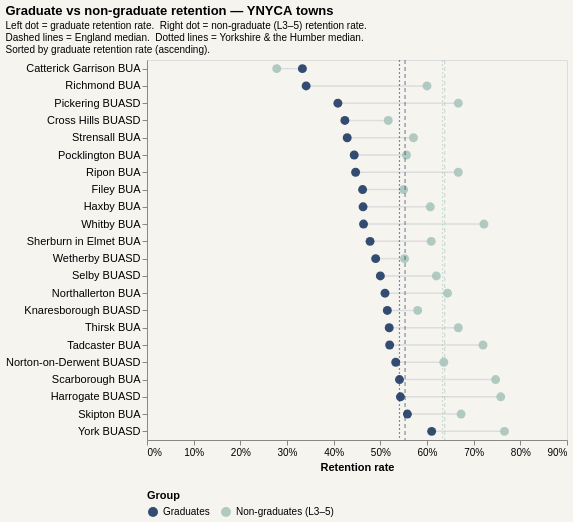

The cell this chart's notebook holds for it:
### Code cell
# ── Build long-format data for dumbbell ───────────────────────────────────
dumbbell_df = ynyca[["town_name", "retention_rate", "nong_retention_rate"]].copy()
dumbbell_df = dumbbell_df.dropna(subset=["retention_rate", "nong_retention_rate"])
dumbbell_df = dumbbell_df.sort_values("retention_rate")

melted = dumbbell_df.melt(
    id_vars="town_name",
    value_vars=["retention_rate", "nong_retention_rate"],
    var_name="metric",
    value_name="rate",
)
melted["metric_label"] = melted["metric"].map({
    "retention_rate": "Graduates",
    "nong_retention_rate": "Non-graduates (L3–5)",
})

town_order = dumbbell_df["town_name"].tolist()

GRAD_COLOR = NAVY
NONG_COLOR = "#A8C5BD"  # muted teal — distinct from navy but in palette

# Reference lines: 4 rules (England grad, England non-grad, Yorkshire grad, Yorkshire non-grad)
refs = pd.DataFrame([
    {"x": ENG_GRAD,  "label": "England avg (graduates)",     "color": GRAD_COLOR, "dash": [4, 3]},
    {"x": ENG_NONG,  "label": "England avg (non-graduates)",  "color": NONG_COLOR, "dash": [4, 3]},
    {"x": YORK_GRAD, "label": "Yorkshire avg (graduates)",    "color": GRAD_COLOR, "dash": [2, 2]},
    {"x": YORK_NONG, "label": "Yorkshire avg (non-graduates)","color": NONG_COLOR, "dash": [2, 2]},
])

# Connecting lines (one per town)
lines = alt.Chart(melted).mark_line(color="#dddddd", strokeWidth=1.5).encode(
    y=alt.Y("town_name:N", sort=town_order, title=None),
    x=alt.X("rate:Q"),
    detail="town_name:N",
)

# Dots
dots = alt.Chart(melted).mark_circle(size=80, opacity=0.9).encode(
    y=alt.Y("town_name:N", sort=town_order, title=None,
             axis=alt.Axis(labelFontSize=11, grid=False)),
    x=alt.X("rate:Q",
             title="Retention rate",
             scale=alt.Scale(domain=[0.28, 0.82]),
             axis=alt.Axis(labelExpr="round(datum.value*100) + '%'", grid=False)),
    color=alt.Color("metric_label:N",
                    scale=alt.Scale(domain=["Graduates", "Non-graduates (L3–5)"],
                                    range=[GRAD_COLOR, NONG_COLOR]),
                    legend=alt.Legend(title="Group", orient="bottom")),
    tooltip=[
        alt.Tooltip("town_name:N", title="Town"),
        alt.Tooltip("metric_label:N", title="Group"),
        alt.Tooltip("rate:Q", title="Retention rate", format=".1%"),
    ],
)

# Reference rules (drawn one by one so colours/dashes differ)
ref_layers = []
for _, row in refs.iterrows():
    ref_layers.append(
        alt.Chart(pd.DataFrame({"x": [row["x"]]})).mark_rule(
            color=row["color"], strokeDash=row["dash"], opacity=0.55, strokeWidth=1.2
        ).encode(x="x:Q")
    )

chart_dumbbell = alt.layer(lines, dots, *ref_layers).properties(
    width=420, height=380,
    title=alt.TitleParams(
        text="Graduate vs non-graduate retention — YNYCA towns",
        subtitle=[
            "Left dot = graduate retention rate.  Right dot = non-graduate (L3–5) retention rate.",
            "Dashed lines = England median.  Dotted lines = Yorkshire & the Humber median.",
            "Sorted by graduate retention rate (ascending).",
        ],
        fontSize=13, subtitleFontSize=10, anchor="start",
    ),
).configure_view(strokeWidth=0).configure(background=BACKGROUND).configure_axis(grid=False)

chart_dumbbell

### Figure 1 — Vega-Lite specification as saved in the notebook (floating-point values rounded to 4 significant figures)
{"$schema": "https://vega.github.io/schema/vega-lite/v5.20.1.json", "config": {"axis": {"grid": false}, "background": "#F5F4EF", "view": {"continuousHeight": 300, "continuousWidth": 300}}, "datasets": {"data-24f8aa3d9c44cbac324e27afd9544f61": [{"metric": "retention_rate", "metric_label": "Graduates", "rate": 0.333, "town_name": "Catterick Garrison BUA"}, {"metric": "retention_rate", "metric_label": "Graduates", "rate": 0.341, "town_name": "Richmond BUA"}, {"metric": "retention_rate", "metric_label": "Graduates", "rate": 0.409, "town_name": "Pickering BUASD"}, {"metric": "retention_rate", "metric_label": "Graduates", "rate": 0.424, "town_name": "Cross Hills BUASD"}, {"metric": "retention_rate", "metric_label": "Graduates", "rate": 0.429, "town_name": "Strensall BUA"}, {"metric": "retention_rate", "metric_label": "Graduates", "rate": 0.444, "town_name": "Pocklington BUA"}, {"metric": "retention_rate", "metric_label": "Graduates", "rate": 0.447, "town_name": "Ripon BUA"}, {"metric": "retention_rate", "metric_label": "Graduates", "rate": 0.462, "town_name": "Filey BUA"}, {"metric": "retention_rate", "metric_label": "Graduates", "rate": 0.463, "town_name": "Haxby BUA"}, {"metric": "retention_rate", "metric_label": "Graduates", "rate": 0.464, "town_name": "Whitby BUA"}, {"metric": "retention_rate", "metric_label": "Graduates", "rate": 0.478, "town_name": "Sherburn in Elmet BUA"}, {"metric": "retention_rate", "metric_label": "Graduates", "rate": 0.49, "town_name": "Wetherby BUASD"}, {"metric": "retention_rate", "metric_label": "Graduates", "rate": 0.5, "town_name": "Selby BUASD"}, {"metric": "retention_rate", "metric_label": "Graduates", "rate": 0.51, "town_name": "Northallerton BUA"}, {"metric": "retention_rate", "metric_label": "Graduates", "rate": 0.515, "town_name": "Knaresborough BUASD"}, {"metric": "retention_rate", "metric_label": "Graduates", "rate": 0.519, "town_name": "Thirsk BUA"}, {"metric": "retention_rate", "metric_label": "Graduates", "rate": 0.52, "town_name": "Tadcaster BUA"}, {"metric": "retention_rate", "metric_label": "Graduates", "rate": 0.533, "town_name": "Norton-on-Derwent BUASD"}, {"metric": "retention_rate", "metric_label": "Graduates", "rate": 0.541, "town_name": "Scarborough BUA"}, {"metric": "retention_rate", "metric_label": "Graduates", "rate": 0.543, "town_name": "Harrogate BUASD"}, {"metric": "retention_rate", "metric_label": "Graduates", "rate": 0.558, "town_name": "Skipton BUA"}, {"metric": "retention_rate", "metric_label": "Graduates", "rate": 0.61, "town_name": "York BUASD"}, {"metric": "nong_retention_rate", "metric_label": "Non-graduates (L3–5)", "rate": 0.278, "town_name": "Catterick Garrison BUA"}, {"metric": "nong_retention_rate", "metric_label": "Non-graduates (L3–5)", "rate": 0.6, "town_name": "Richmond BUA"}, {"metric": "nong_retention_rate", "metric_label": "Non-graduates (L3–5)", "rate": 0.667, "town_name": "Pickering BUASD"}, {"metric": "nong_retention_rate", "metric_label": "Non-graduates (L3–5)", "rate": 0.517, "town_name": "Cross Hills BUASD"}, {"metric": "nong_retention_rate", "metric_label": "Non-graduates (L3–5)", "rate": 0.571, "town_name": "Strensall BUA"}, {"metric": "nong_retention_rate", "metric_label": "Non-graduates (L3–5)", "rate": 0.556, "town_name": "Pocklington BUA"}, {"metric": "nong_retention_rate", "metric_label": "Non-graduates (L3–5)", "rate": 0.667, "town_name": "Ripon BUA"}, {"metric": "nong_retention_rate", "metric_label": "Non-graduates (L3–5)", "rate": 0.55, "town_name": "Filey BUA"}, {"metric": "nong_retention_rate", "metric_label": "Non-graduates (L3–5)", "rate": 0.607, "town_name": "Haxby BUA"}, {"metric": "nong_retention_rate", "metric_label": "Non-graduates (L3–5)", "rate": 0.722, "town_name": "Whitby BUA"}, {"metric": "nong_retention_rate", "metric_label": "Non-graduates (L3–5)", "rate": 0.609, "town_name": "Sherburn in Elmet BUA"}, {"metric": "nong_retention_rate", "metric_label": "Non-graduates (L3–5)", "rate": 0.552, "town_name": "Wetherby BUASD"}, {"metric": "nong_retention_rate", "metric_label": "Non-graduates (L3–5)", "rate": 0.62, "town_name": "Selby BUASD"}, {"metric": "nong_retention_rate", "metric_label": "Non-graduates (L3–5)", "rate": 0.644, "town_name": "Northallerton BUA"}, {"metric": "nong_retention_rate", "metric_label": "Non-graduates (L3–5)", "rate": 0.58, "town_name": "Knaresborough BUASD"}, {"metric": "nong_retention_rate", "metric_label": "Non-graduates (L3–5)", "rate": 0.667, "town_name": "Thirsk BUA"}, {"metric": "nong_retention_rate", "metric_label": "Non-graduates (L3–5)", "rate": 0.72, "town_name": "Tadcaster BUA"}, {"metric": "nong_retention_rate", "metric_label": "Non-graduates (L3–5)", "rate": 0.636, "town_name": "Norton-on-Derwent BUASD"}, {"metric": "nong_retention_rate", "metric_label": "Non-graduates (L3–5)", "rate": 0.747, "town_name": "Scarborough BUA"}, {"metric": "nong_retention_rate", "metric_label": "Non-graduates (L3–5)", "rate": 0.758, "town_name": "Harrogate BUASD"}, {"metric": "nong_retention_rate", "metric_label": "Non-graduates (L3–5)", "rate": 0.673, "town_name": "Skipton BUA"}, {"metric": "nong_retention_rate", "metric_label": "Non-graduates (L3–5)", "rate": 0.766, "town_name": "York BUASD"}], "data-77e5347573610347f423344755c4ecf5": [{"x": 0.6335}], "data-79848bb48347afb3bea07d2ab262290c": [{"x": 0.553}], "data-c841a27d20443e9d3d5608d9445026f2": [{"x": 0.541}], "data-ed8daeebdd769d44f514ca54b572a59d": [{"x": 0.638}]}, "height": 380, "layer": [{"data": {"name": "data-24f8aa3d9c44cbac324e27afd9544f61"}, "encoding": {"detail": {"field": "town_name", "type": "nominal"}, "x": {"field": "rate", "type": "quantitative"}, "y": {"field": "town_name", "sort": ["Catterick Garrison BUA", "Richmond BUA", "Pickering BUASD", "Cross Hills BUASD", "Strensall BUA", "Pocklington BUA", "Ripon BUA", "Filey BUA", "Haxby BUA", "Whitby BUA", "Sherburn in Elmet BUA", "Wetherby BUASD", "Selby BUASD", "Northallerton BUA", "Knaresborough BUASD", "Thirsk BUA", "Tadcaster BUA", "Norton-on-Derwent BUASD", "Scarborough BUA", "Harrogate BUASD", "Skipton BUA", "York BUASD"], "title": null, "type": "nominal"}}, "mark": {"color": "#dddddd", "strokeWidth": 1.5, "type": "line"}}, {"data": {"name": "data-24f8aa3d9c44cbac324e27afd9544f61"}, "encoding": {"color": {"field": "metric_label", "legend": {"orient": "bottom", "title": "Group"}, "scale": {"domain": ["Graduates", "Non-graduates (L3–5)"], "range": ["#1F3864", "#A8C5BD"]}, "type": "nominal"}, "tooltip": [{"field": "town_name", "title": "Town", "type": "nominal"}, {"field": "metric_label", "title": "Group", "type": "nominal"}, {"field": "rate", "format": ".1%", "title": "Retention rate", "type": "quantitative"}], "x": {"axis": {"grid": false, "labelExpr": "round(datum.value*100) + '%'"}, "field": "rate", "scale": {"domain": [0.28, 0.82]}, "title": "Retention rate", "type": "quantitative"}, "y": {"axis": {"grid": false, "labelFontSize": 11}, "field": "town_name", "sort": ["Catterick Garrison BUA", "Richmond BUA", "Pickering BUASD", "Cross Hills BUASD", "Strensall BUA", "Pocklington BUA", "Ripon BUA", "Filey BUA", "Haxby BUA", "Whitby BUA", "Sherburn in Elmet BUA", "Wetherby BUASD", "Selby BUASD", "Northallerton BUA", "Knaresborough BUASD", "Thirsk BUA", "Tadcaster BUA", "Norton-on-Derwent BUASD", "Scarborough BUA", "Harrogate BUASD", "Skipton BUA", "York BUASD"], "title": null, "type": "nominal"}}, "mark": {"opacity": 0.9, "size": 80, "type": "circle"}}, {"data": {"name": "data-79848bb48347afb3bea07d2ab262290c"}, "encoding": {"x": {"field": "x", "type": "quantitative"}}, "mark": {"color": "#1F3864", "opacity": 0.55, "strokeDash": [4, 3], "strokeWidth": 1.2, "type": "rule"}}, {"data": {"name": "data-ed8daeebdd769d44f514ca54b572a59d"}, "encoding": {"x": {"field": "x", "type": "quantitative"}}, "mark": {"color": "#A8C5BD", "opacity": 0.55, "strokeDash": [4, 3], "strokeWidth": 1.2, "type": "rule"}}, {"data": {"name": "data-c841a27d20443e9d3d5608d9445026f2"}, "encoding": {"x": {"field": "x", "type": "quantitative"}}, "mark": {"color": "#1F3864", "opacity": 0.55, "strokeDash": [2, 2], "strokeWidth": 1.2, "type": "rule"}}, {"data": {"name": "data-77e5347573610347f423344755c4ecf5"}, "encoding": {"x": {"field": "x", "type": "quantitative"}}, "mark": {"color": "#A8C5BD", "opacity": 0.55, "strokeDash": [2, 2], "strokeWidth": 1.2, "type": "rule"}}], "title": {"anchor": "start", "fontSize": 13, "subtitle": ["Left dot = graduate retention rate.  Right dot = non-graduate (L3–5) retention rate.", "Dashed lines = England median.  Dotted lines = Yorkshire & the Humber median.", "Sorted by graduate retention rate (ascending)."], "subtitleFontSize": 10, "text": "Graduate vs non-graduate retention — YNYCA towns"}, "width": 420}
